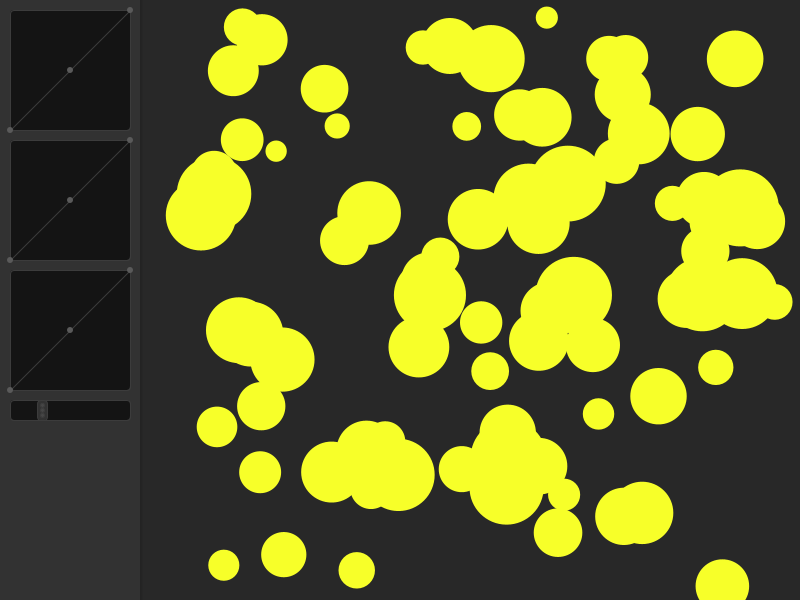
Frame 1 (no input)
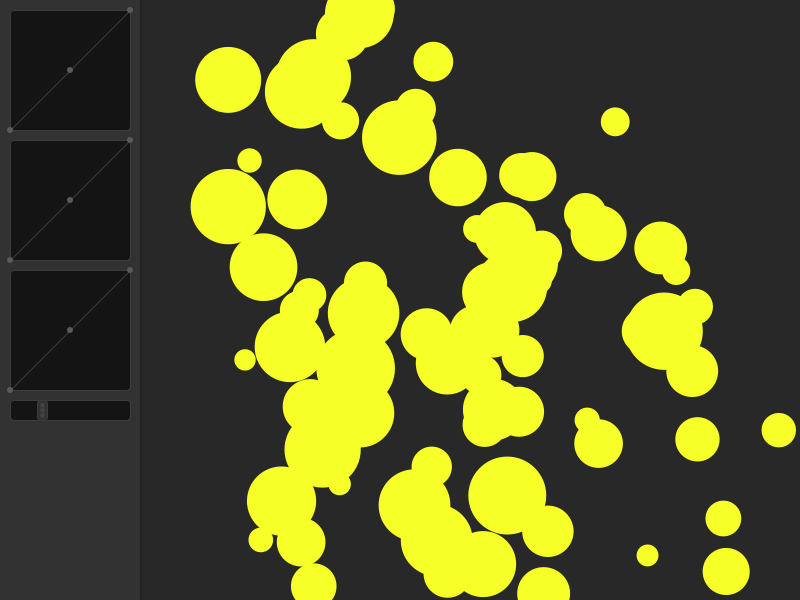
Frame 60 (the mouse pressed at the canvas centre just before this capture)
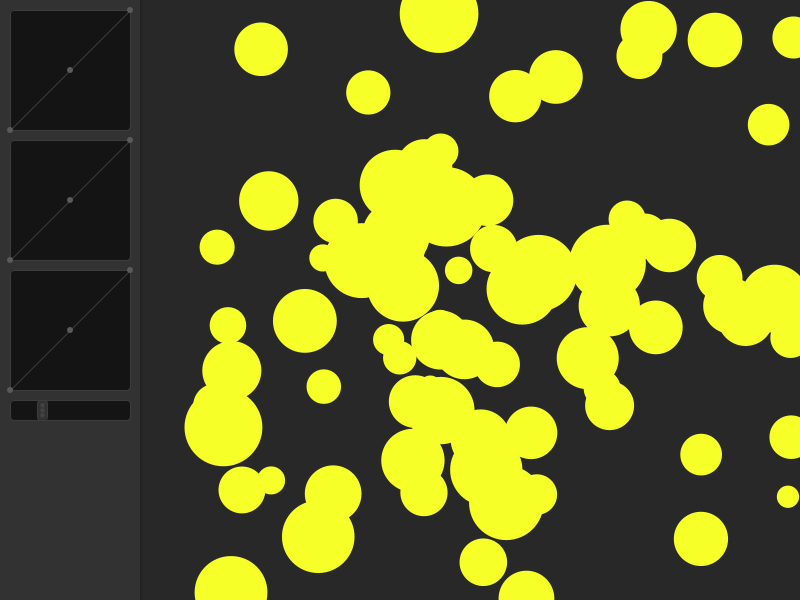
Frame 120 (the mouse held since frame 60 and released just before this capture)

The Processing sketch that drew these frames (run headless with seeded random() and noise(); from frame 60 on, the mouse is pressed at the canvas centre):

// Processing sketch: bezierRandom
// ── bezierRandom.pde
RandomBezier rx, ry, rtam;
Slider s;

void setup() {
	size(800, 600);	
	rx = new RandomBezier(10, 10, 120, 120, 200, 800);
	ry = new RandomBezier(10, 140, 120, 120, 0, 600);
	rtam = new RandomBezier(10, 270, 120, 120, 20, 80);
	s = new Slider(10, 400, 120, 20, 20, 0, 80);
}

void draw() {
	background(40);
	stroke(10, 8);
	for(int i = 1; i <= 5; i++){
		strokeWeight(i);
		line(140, 0,140, height);
	}
	strokeWeight(1);
	noStroke();
	fill(50);
	rect(0,0, 140, height);	

	rx.update();
	rx.draw();
	ry.update();
	ry.draw();
	rtam.update();
	rtam.draw();

	s.update();

	fill(#F7FF29);
	noStroke();
	for(int i = 0; i < 80; i++){
		float x = rx.rand();
		float y = ry.rand();
		float tam = rtam.rand();
		ellipse(x,y,tam,tam);
	}
}

class RandomBezier{
	int x, y, w, h;
	float min, max;
	PointSelector pa1, pa2, pc;
	RandomBezier(int x, int y, int w, int h, float min, float max){
		this.x = x;
		this.y = y;
		this.w = w;
		this.h = h;
		this.min = min;
		this.max = max;

		pa1 = new PointSelector(x, y+h);
		pa2 = new PointSelector(x+w, y);
		pc = new PointSelector(x+w/2, y+h/2);
	}
	void update(){
		pa1.update();
		pa1.y = y+h;
		if(pa1.x < x) pa1.x = x;
		if(pa1.x > x+w) pa1.x = x+w;
		pa2.update();
		pa2.y = y;
		if(pa2.x < x) pa2.x = x;
		if(pa2.x > x+w) pa2.x = x+w;
		pc.update();
		if(pc.x < x) pc.x = x;
		if(pc.x > x+w) pc.x = x+w;
		if(pc.y < y) pc.y = y;
		if(pc.y > y+h) pc.y = y+h;
	}
	void draw(){
		fill(20);
		stroke(60);
		rect(x,y, w, h, 4);
		bezier(pa1.x, pa1.y, pc.x, pc.y, pc.x, pc.y, pa2.x, pa2.y);
		pa1.draw();
		pa2.draw();
		pc.draw();
	}
	float rand(){
		float r = random(1);
		float xx = bezierPoint(pa1.x, pc.x, pc.x, pa2.x, r);
		float yy = bezierPoint(pa1.y, pc.y, pc.y, pa2.y+h, r);
		return map(xx,x,x+w,min,max);
	}
};

class PointSelector{
	boolean move, on;
	float x, y, tam;
	PointSelector(float x, float y){
		this.x = x;
		this.y = y;
		tam = 6;
		move = on = false;
	}
	void update(){
		if(dist(mouseX, mouseY, x, y) < tam/2){
			on = true;
			if(mousePressed) move = true;
		}else{
			on = false;
		}
		if(move){
			x = mouseX;
			y = mouseY;
			if(!mousePressed) move = false;
		}
	}
	void draw(){
		noStroke();
		if(on) stroke(100);
		if(move) stroke(120);
		fill(90);
		ellipse(x,y, tam, tam);
	}
};

class Slider{
	boolean on, move;
	float x, y, w, h, sw;
	float val, min, max;
	Slider(float x, float y, float w, float h, float val, float min, float max){
		this.x = x;
		this.y = y;
		this.w = w;
		this.h = h;
		sw = h/2;
		this.val = val;
		this.min = min;
		this.max = max;
	}
	void update(){
		if(mouseX >= x && mouseX < x+w && mouseY >= y && mouseY < y+h){
			on = true;
		}else{
			on = false;
		}
		if(on && mousePressed){
			move = true;
		}
		if(move){
			if(!mousePressed) move = false;
			val = constrain(map(mouseX, x+sw/2, x+w-sw/2, min, max),min,max);
		}
		draw();
	}
	void draw(){
		fill(20);
		stroke(60);
		rect(x, y, w, h, 4);
		float dx = map(val, min, max, 0, w-sw);
		fill(50);
		stroke(60);
		rect(x+dx, y, sw, h, 4);
		for(int i = -1; i <= 1; i++){
			fill(70);
			stroke(60);
			float xx = x+sw/2 + dx;
			float yy = y+h/2 + h*i*0.25;
			float tt = h/5;
			ellipse(xx,yy,tt,tt);
		}
	}
};
